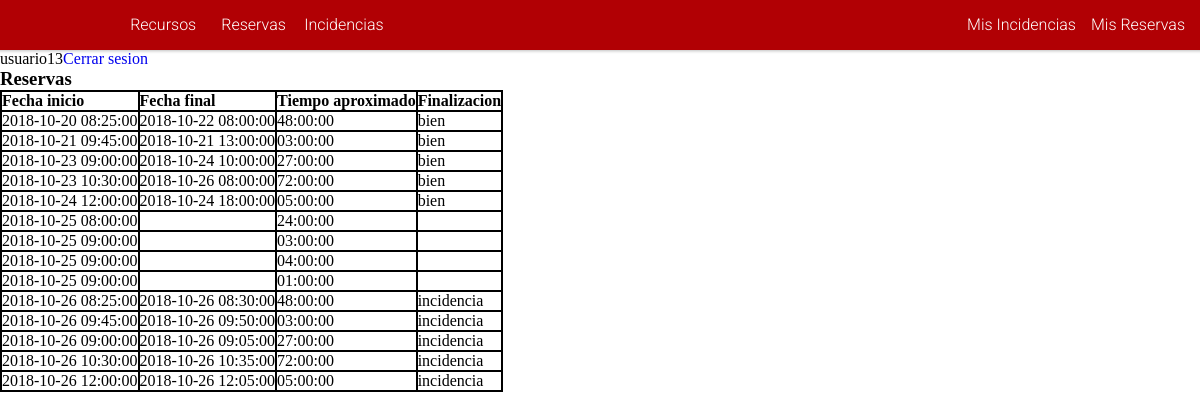
Page /PaginaWeb/index.php?mostrar=reservas (signed in) on the committed database.
### tables this page shows
CREATE TABLE IF NOT EXISTS `tbl_empleado` (
`id_empleado` int(11) NOT NULL AUTO_INCREMENT,
`email_empleado` varchar(100) DEFAULT NULL,
`usuario_empleado` varchar(100) DEFAULT NULL,
`password_empleado` varchar(255) DEFAULT NULL,
`nombre_empleado` varchar(100) DEFAULT NULL,
`apellido_empleado` varchar(100) DEFAULT NULL,
`grupo_empleado` ENUM('usuarios', 'administradores') DEFAULT NULL,
PRIMARY KEY (`id_empleado`),
UNIQUE KEY `email_empleado` (`email_empleado`),
UNIQUE KEY `usuario_empleado` (`usuario_empleado`)
);

CREATE TABLE IF NOT EXISTS `tbl_reserva` (
`id_reserva` int(11) NOT NULL AUTO_INCREMENT,
`fechaInicio_reserva` DATETIME DEFAULT CURRENT_TIMESTAMP,
`fechaFinal_reserva` DATETIME DEFAULT NULL,
`tiempoEstimado_reserva` TIME DEFAULT NULL,
`finalizacion_reserva` ENUM('bien', 'incidencia') DEFAULT NULL,
`id_empleado` int(11) DEFAULT NULL,
`id_recurso` int(11) DEFAULT NULL,
PRIMARY KEY (`id_reserva`)
);

### PaginaWeb/php/datosUsuario.proc.php (called while the page is built, shortened)
<?php
	if (isset($_SESSION['user_id'])) {
		$records = $conn->prepare('SELECT id_empleado, usuario_empleado, email_empleado, password_empleado, grupo_empleado FROM tbl_empleado WHERE id_empleado = :id');
		$records->bindParam(':id', $_SESSION['user_id']);
		$records->execute();
		$results = $records->fetch(PDO::FETCH_ASSOC);
		if (count($results) > 0) {
			$usuario = $results;
		}
	}
?>

### PaginaWeb/php/reservas.php (the view, shortened to what this page needs)
<article>
	<h1>Reservas</h1>
	<?php
		$consulta=mysqli_query($link, "SELECT * FROM tbl_reserva ORDER BY id_reserva");
		echo "<div class='tabla'>";
			if(mysqli_num_rows($consulta)>0) {
				echo "<div class='fila encabezado'>";
					echo "<div class='columna'>Fecha inicio</div>";
					echo "<div class='columna'>Fecha final</div>";
					echo "<div class='columna'>Tiempo aproximado</div>";
					echo "<div class='columna'>Finalizacion</div>";
				echo "</div>";
				while($array = mysqli_fetch_array($consulta)) {
					$fechaInicio=$array['fechaInicio_reserva'];
					$fechaFin = $array['fechaFinal_reserva'];
					$tiempoEstimado=$array['tiempoEstimado_reserva'];
					$finalizacion = $array['finalizacion_reserva'];
					echo "<div class='fila'>";
						echo "<div class='columna'>$fechaInicio</div>";
						echo "<div class='columna'>$fechaFin</div>";
						echo "<div class='columna'>$tiempoEstimado</div>";
						echo "<div class='columna'>$finalizacion</div>";
					echo "</div>";
				}
			}
		echo "</div>";
	?>
</article>

### PaginaWeb/index.php (shortened to what this page needs)
<!DOCTYPE html>
<html>
	<head>
		<link rel="stylesheet" href="https://use.fontawesome.com/releases/v5.4.1/css/all.css">
		<link rel="stylesheet" type="text/css" href="assets/css/estilos.css">
	</head>
	<body>
		<?php
			include "php/conexion.proc.php";
			include "php/datosUsuario.proc.php";
			if (!isset($_SESSION['user_id'])) {
				include "php/login.php";
			} else {
				$nombreUsuario = $usuario['usuario_empleado'];
				echo "$nombreUsuario";
				echo "<a href='index.php?mostrar=cerrarSesion'>Cerrar sesion</a>";
				include "php/navegador.php";
				?><section><?php
					if (!isset($_REQUEST['mostrar'])) {
						include "php/recursos.php";
						?><?php
					} else {
						$mostrar = $_REQUEST['mostrar'];
						switch ($mostrar) {
							case 'reservas':
								include "php/reservas.php";
								break;
						}
					}
				?></section><?php
			}
		?>
	</body>
</html>

### PaginaWeb/assets/css/estilos.css (style rules this page uses)
* { margin: 0; padding: 0; list-style: none; text-decoration: none; border: none; outline: none; box-sizing: border-box; }
body { margin-top: 50px; }

### PaginaWeb/assets/css/tablas.css (style rules this page uses)
div.tabla { display: table; border: 1px solid black; }
div.fila { display: table-row; border: 1px solid black; }
div.columna { display: table-cell; border: 1px solid black; }
div.encabezado { font-weight: bold; }

### PaginaWeb/assets/css/menu.css (style rules this page uses)
* { margin: 0; padding: 0; box-sizing: border-box; }

### rows in the picture
tbl_empleado: usuario_empleado "usuario13"
tbl_reserva: fechaInicio_reserva "2018-10-20 08:25:00", fechaFinal_reserva "2018-10-22 08:00:00", tiempoEstimado_reserva "48:00:00", finalizacion_reserva "bien"
tbl_reserva: fechaInicio_reserva "2018-10-21 09:45:00", fechaFinal_reserva "2018-10-21 13:00:00", tiempoEstimado_reserva "03:00:00", finalizacion_reserva "bien"
tbl_reserva: fechaInicio_reserva "2018-10-23 09:00:00", fechaFinal_reserva "2018-10-24 10:00:00", tiempoEstimado_reserva "27:00:00", finalizacion_reserva "bien"
tbl_reserva: fechaInicio_reserva "2018-10-23 10:30:00", fechaFinal_reserva "2018-10-26 08:00:00", tiempoEstimado_reserva "72:00:00", finalizacion_reserva "bien"
tbl_reserva: fechaInicio_reserva "2018-10-24 12:00:00", fechaFinal_reserva "2018-10-24 18:00:00", tiempoEstimado_reserva "05:00:00", finalizacion_reserva "bien"
tbl_reserva: fechaInicio_reserva "2018-10-25 08:00:00", tiempoEstimado_reserva "24:00:00"
tbl_reserva: fechaInicio_reserva "2018-10-25 09:00:00", tiempoEstimado_reserva "03:00:00"
tbl_reserva: fechaInicio_reserva "2018-10-25 09:00:00", tiempoEstimado_reserva "04:00:00"
tbl_reserva: fechaInicio_reserva "2018-10-25 09:00:00", tiempoEstimado_reserva "01:00:00"
tbl_reserva: fechaInicio_reserva "2018-10-26 08:25:00", fechaFinal_reserva "2018-10-26 08:30:00", tiempoEstimado_reserva "48:00:00", finalizacion_reserva "incidencia"
tbl_reserva: fechaInicio_reserva "2018-10-26 09:45:00", fechaFinal_reserva "2018-10-26 09:50:00", tiempoEstimado_reserva "03:00:00", finalizacion_reserva "incidencia"
tbl_reserva: fechaInicio_reserva "2018-10-26 09:00:00", fechaFinal_reserva "2018-10-26 09:05:00", tiempoEstimado_reserva "27:00:00", finalizacion_reserva "incidencia"
tbl_reserva: fechaInicio_reserva "2018-10-26 10:30:00", fechaFinal_reserva "2018-10-26 10:35:00", tiempoEstimado_reserva "72:00:00", finalizacion_reserva "incidencia"
tbl_reserva: fechaInicio_reserva "2018-10-26 12:00:00", fechaFinal_reserva "2018-10-26 12:05:00", tiempoEstimado_reserva "05:00:00", finalizacion_reserva "incidencia"
